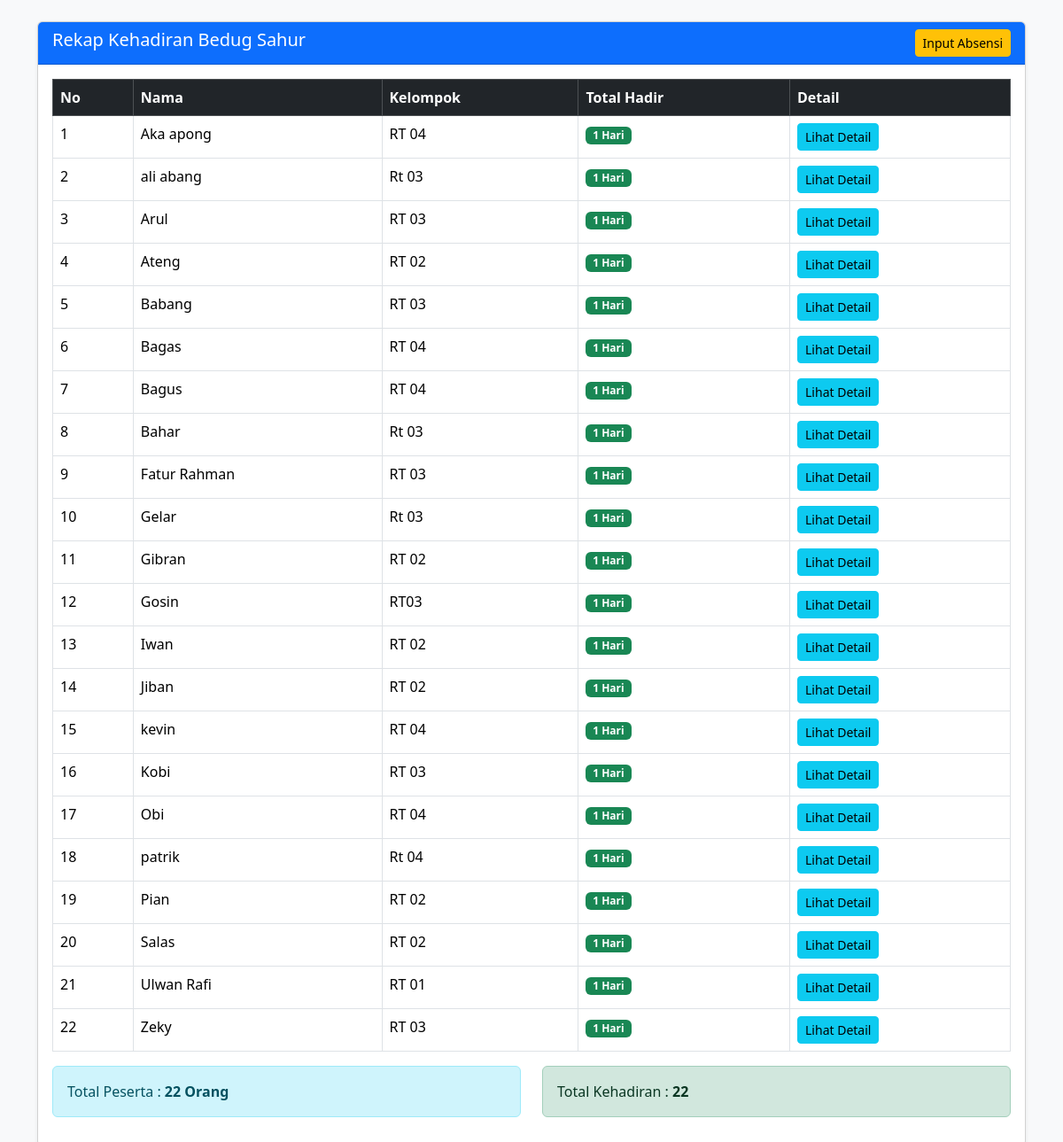
The app's page /data.php (signed in) with its own data.
### tables this page shows
CREATE TABLE `peserta` (
  `id` int(11) NOT NULL,
  `nama` varchar(100) DEFAULT NULL,
  `kelompok` varchar(100) DEFAULT NULL,
  `keterangan` varchar(255) DEFAULT NULL
);

### data.php (the view, shortened to what this page needs)
<?php
include 'koneksi.php';
?>
<!DOCTYPE html>
<html>
<head>
    <link href="https://cdn.jsdelivr.net/npm/bootstrap@5.3.3/dist/css/bootstrap.min.css" rel="stylesheet">
</head>
<body class="bg-light">
    <div class="container mt-4">
        <div class="card shadow-sm">
            <div class="card-header bg-primary text-white d-flex justify-content-between">
                <h5 class="mb-0">Rekap Kehadiran Bedug Sahur</h5>
                <a href="absen_harian.php" class="btn btn-warning btn-sm">Input Absensi</a>
            </div>
            <div class="card-body">
                <table class="table table-bordered">
                    <thead class="table-dark">
                        <tr>
                            <th>No</th>
                            <th>Nama</th>
                            <th>Kelompok</th>
                            <th>Total Hadir</th>
                            <th>Detail</th>
                        </tr>
                    </thead>
                    <tbody>
                        <?php
                        $no = 1;
                        $sql = "SELECT peserta.id,peserta.nama,peserta.kelompok,COUNT(CASE WHEN absensi.status='Hadir' THEN 1 END) as total FROM peserta LEFT JOIN absensi ON peserta.id = absensi.id_peserta GROUP BY peserta.id ORDER BY peserta.nama ASC";
                        $q = mysqli_query($conn, $sql);
                        while ($r = mysqli_fetch_assoc($q)) {
                            ?>
                            <tr>
                                <td><?= $no++; ?></td>
                                <td><?= $r['nama']; ?></td>
                                <td><?= $r['kelompok']; ?></td>
                                <td><span class="badge bg-success"><?= $r['total']; ?> Hari</span></td>
                                <td>
                                    <button class="btn btn-info btn-sm" data-bs-toggle="collapse"
                                        data-bs-target="#detail<?= $r['id']; ?>">
                                        Lihat Detail
                                    </button>
                                </td>
                            </tr>
                        <?php } ?>
                    </tbody>
                </table>
                <?php
                $totalPeserta = mysqli_num_rows(mysqli_query($conn, "SELECT * FROM peserta"));
                $totalHadir = mysqli_fetch_assoc(mysqli_query($conn, "SELECT COUNT(*) as total FROM absensi WHERE status='Hadir'"));
                ?>
                <div class="row">
                    <div class="col-md-6">
                        <div class="alert alert-info">
                            Total Peserta : <b><?= $totalPeserta; ?> Orang</b>
                        </div>
                    </div>
                    <div class="col-md-6">
                        <div class="alert alert-success">
                            Total Kehadiran : <b><?= $totalHadir['total']; ?></b>
                        </div>
                    </div>
                </div>
            </div>
        </div>
    </div>
</body>
</html>

### records on screen
peserta: nama "Aka apong", kelompok "RT 04", total "1"
peserta: nama "ali abang", kelompok "Rt 03", total "1"
peserta: nama "Arul", kelompok "RT 03", total "1"
peserta: nama "Ateng", kelompok "RT 02", total "1"
peserta: nama "Babang", kelompok "RT 03", total "1"
peserta: nama "Bagas", kelompok "RT 04", total "1"
peserta: nama "Bagus", kelompok "RT 04", total "1"
peserta: nama "Bahar", kelompok "Rt 03", total "1"
peserta: nama "Fatur Rahman", kelompok "RT 03", total "1"
peserta: nama "Gelar", kelompok "Rt 03", total "1"
peserta: nama "Gibran", kelompok "RT 02", total "1"
peserta: nama "Gosin", kelompok "RT03", total "1"
peserta: nama "Iwan", kelompok "RT 02", total "1"
peserta: nama "Jiban", kelompok "RT 02", total "1"
peserta: nama "kevin", kelompok "RT 04", total "1"
peserta: nama "Kobi", kelompok "RT 03", total "1"
peserta: nama "Obi", kelompok "RT 04", total "1"
peserta: nama "patrik", kelompok "Rt 04", total "1"
peserta: nama "Pian", kelompok "RT 02", total "1"
peserta: nama "Salas", kelompok "RT 02", total "1"
peserta: nama "Ulwan Rafi", kelompok "RT 01", total "1"
peserta: nama "Zeky", kelompok "RT 03", total "1"

### other values on screen
$totalPeserta "22"
$totalHadir['total'] "22"
